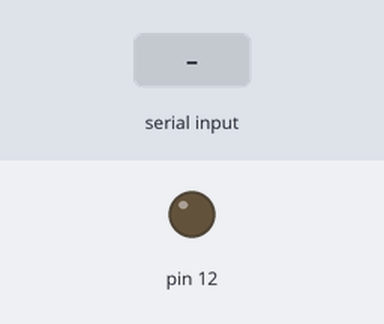
Simulated run of this sketch. Board: Arduino Mega 2560, built with avr-gcc and run on an emulated ATmega2560. On the bench: output pins drawn as LEDs (lit = HIGH). Dashed ring = blinking. Inputs (shaded band) come from the test bench. What the sketch prints to the serial monitor is not drawn.

Above: at 1.2 s.
1.3 s: "a" received over Serial
At 1.7 s:
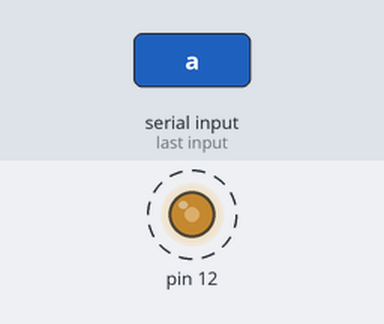
4.3 s: byte 68 ('D') received over Serial
At 5.1 s:
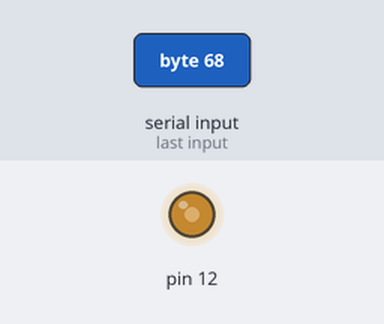
7.4 s: "q" received over Serial
At 8.6 s:
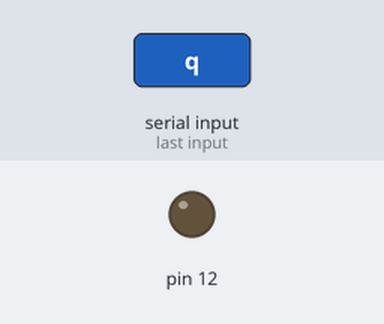
8.9 s: byte 71 ('G') received over Serial
At 9.9 s:
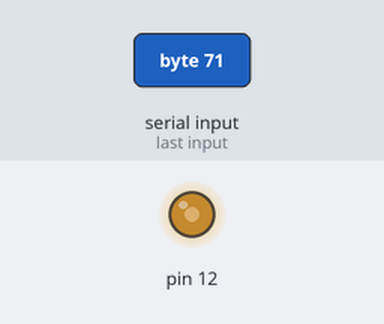
Timing chart, 0 to 11.9 s (numbered marks = the images above; inputs shaded):
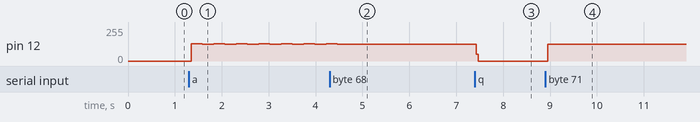

Measured:
- after the input at 1.3 s, pin 12: alternates 130/255 for 0.24 s and 124/255 for 0.24 s, starting after 0.05 s
- after the input at 4.3 s, pin 12: goes on until 4.5 s, then stays 124/255
- after the input at 7.4 s, pin 12: 124/255 → 0/255 at once
- after the input at 8.9 s, pin 12: 0/255 → 127/255 after 0.05 s

The sketch:

Lab07.ino
```cpp
/*
 * Bryce Monaco
 * CPE 301 (Lab Section 1102)
 * Lab 07
 *
 */

//Clock Pointers, See Mega Datasheet PDF Chapter 17.11 for Reg Summary
volatile unsigned char* thisTCCR1A = (unsigned char *) 0x80; //Contains WGM10 (bit 0) and WGN11 (bit 1)
volatile unsigned char* thisTCCR1B = (unsigned char *) 0x81; //Contains WGM12 (bit 3) and WGN13 (bit 4)
volatile unsigned char* thisTCCR1C = (unsigned char *) 0x82; //Contains FOC1A through C (bits 5 to 7)
volatile unsigned char* thisTIMSK1 = (unsigned char *) 0x6F; //Interrupt Mask Register
volatile unsigned int*  thisTCNT1  = (unsigned  int *) 0x84; //Timer1 Counter, 16b, H byte at 0x85
volatile unsigned char* thisTIFR1  = (unsigned char *) 0x36; //Contains TOV1 (overflow flag) (bit 0)

//GPIO Pointers for Port B, See Mega Datasheet PDF Chapter 33 pg 403
volatile unsigned char *portDDRB = (unsigned char *) 0x24;
volatile unsigned char *portB =    (unsigned char *) 0x25;

unsigned char byteRead;
bool shouldPlay = false; //Gets marked as false when q is input, stays true after first note until q
int value;

void MyDelay (unsigned long mSeconds);

void setup()
{
  // initialize digital pin LED_BUILTIN as an output.
  //*portDDRB |= 0x80; //LED is conected to PB7, used for debugging
  *portDDRB |= 0x40; //Speaker connected to PB6, pin 12

  //Set the timer to Normal mode
  *thisTCCR1A = 0;
  *thisTCCR1B = 0;
  *thisTCCR1C = 0;
  *thisTIMSK1 = 0;

  Serial.begin(9600);

}

void loop()
{
  if (Serial.available()) {
    /* read the most recent byte */
    byteRead = Serial.read();
    /*ECHO the value that was read, back to the serial port. */

    Serial.write(byteRead);

  }

  if (byteRead == 'q')
  {
    shouldPlay = false;

    Serial.write("Stopping!\n");

  }


  if (byteRead == 'a') //A
  {
    shouldPlay = true;
    value = 18182;

  } else if (byteRead == 'b') //B
  {
     shouldPlay = true;
    value = 16194;

  } else if (byteRead == 'c') //C
  {
    shouldPlay = true;
    value = 15296;

  } else if (byteRead == 'd') //D
  {
    shouldPlay = true;
    value = 13628;

  } else if (byteRead == 'e') //E
  {
    shouldPlay = true;
    value = 12139;

  } else if (byteRead == 'f') //F
  {
    shouldPlay = true;
    value = 11461;

  } else if (byteRead == 'g') //G
  {
    shouldPlay = true;
    value = 10204;

  } else if (byteRead == 'A') //A#
  {
    shouldPlay = true;
    value = 17167;

  } else if (byteRead == 'C') //C#
  {
    shouldPlay = true;
    value = 14440;

  } else if (byteRead == 'D') //D#
  {
    shouldPlay = true;
    value = 12820;

  } else if (byteRead == 'F') //F#
  {
    shouldPlay = true;
    value = 10811;

  } else if (byteRead == 'G') //G#
  {
    shouldPlay = true;
    value = 9627;

  } else if (byteRead == 'q')
  {
    shouldPlay == false;

  }

  if (shouldPlay)
  {
    *portB |= 0x40; //Set output high

    *thisTCCR1B &= 0xF8;              //Disable Timer
    *thisTCNT1 = (unsigned int) 65536 - value; //The timer will count up from the value to the max 65536
    *thisTCCR1B |= 0b00000001;        //Set pre-scalar 1024 and start Timer, I'm not sure if the function should choose what pre-scalar to use
                                      //...or if it's safest to just stick to one

    while ((*thisTIFR1 & 0x01) == 0);    //Wait for overflow flag

    *thisTCCR1B &= 0xF8;              //Disable Timer
    *thisTIFR1 |= 0x01;               //Reset the flag

    *portB &= 0xBF; //Set output low

    *thisTCCR1B &= 0xF8;              //Disable Timer
    *thisTCNT1 = (unsigned int) 65536 - value; //The timer will count up from the value to the max 65536
    *thisTCCR1B |= 0b00000001;        //Set pre-scalar 1024 and start Timer, I'm not sure if the function should choose what pre-scalar to use
                                      //...or if it's safest to just stick to one

    while ((*thisTIFR1 & 0x01) == 0);    //Wait for overflow flag

    *thisTCCR1B &= 0xF8;              //Disable Timer
    *thisTIFR1 |= 0x01;               //Reset the flag

  }
}
```
